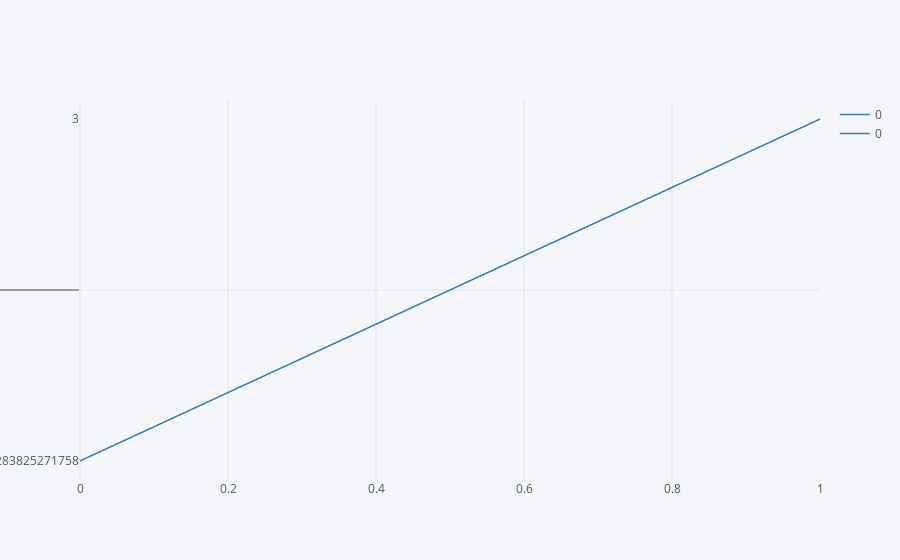

Write notebook code for a chart like this one.
### Code cell
from sklearn.linear_model import SGDRegressor, LinearRegression, Ridge
from sklearn.preprocessing import PolynomialFeatures

x = np.arange(0, 1000, 1).reshape(-1, 1)
y = np.array(df.iloc[:1000, 1:2].values.tolist())

poly_reg =PolynomialFeatures(degree=2)
X_ploy =poly_reg.fit_transform(x)
lin_reg=LinearRegression()
lin_reg.fit(X_ploy,y)
y_pred = lin_reg.predict(X_ploy)


df1 = pd.DataFrame(y_pred, index=np.arange(0, 1000, 1), columns=['y'])

df2 = pd.DataFrame(y, index=np.arange(0, 1000, 1))
df3 = pd.concat([df1, df2], axis=1)
df3.iplot(kind='lines')

### Figure 1 — Plotly figure (JSON) as saved in the notebook; plotly's stock layout.template omitted (floating-point values rounded to 4 significant figures; data arrays with more than 128 entries replaced by an {"elided": "..."} marker saying what was removed)
{"data": [{"line": {"color": "rgba(55, 128, 191, 1.0)", "dash": "solid", "shape": "linear", "width": 1.3}, "mode": "lines", "name": "0", "text": "", "type": "scatter", "uid": "2bbd8f35-049e-45da-b987-98b1ecac274e", "x": {"elided": "1000 int values"}, "y": {"elided": "1000x2 float values"}}, {"line": {"color": "rgba(55, 128, 191, 1.0)", "dash": "solid", "shape": "linear", "width": 1.3}, "mode": "lines", "name": "0", "text": "", "type": "scatter", "uid": "6b090f57-edf5-43f1-b361-05a211ae53e1", "x": {"elided": "1000 int values"}, "y": {"elided": "1000x2 float values"}}], "layout": {"legend": {"bgcolor": "#F5F6F9", "font": {"color": "#4D5663"}}, "paper_bgcolor": "#F5F6F9", "plot_bgcolor": "#F5F6F9", "title": {"font": {"color": "#4D5663"}}, "xaxis": {"gridcolor": "#E1E5ED", "showgrid": true, "tickfont": {"color": "#4D5663"}, "title": {"font": {"color": "#4D5663"}, "text": ""}, "zerolinecolor": "#E1E5ED"}, "yaxis": {"gridcolor": "#E1E5ED", "showgrid": true, "tickfont": {"color": "#4D5663"}, "title": {"font": {"color": "#4D5663"}, "text": ""}, "zerolinecolor": "#E1E5ED"}}}
